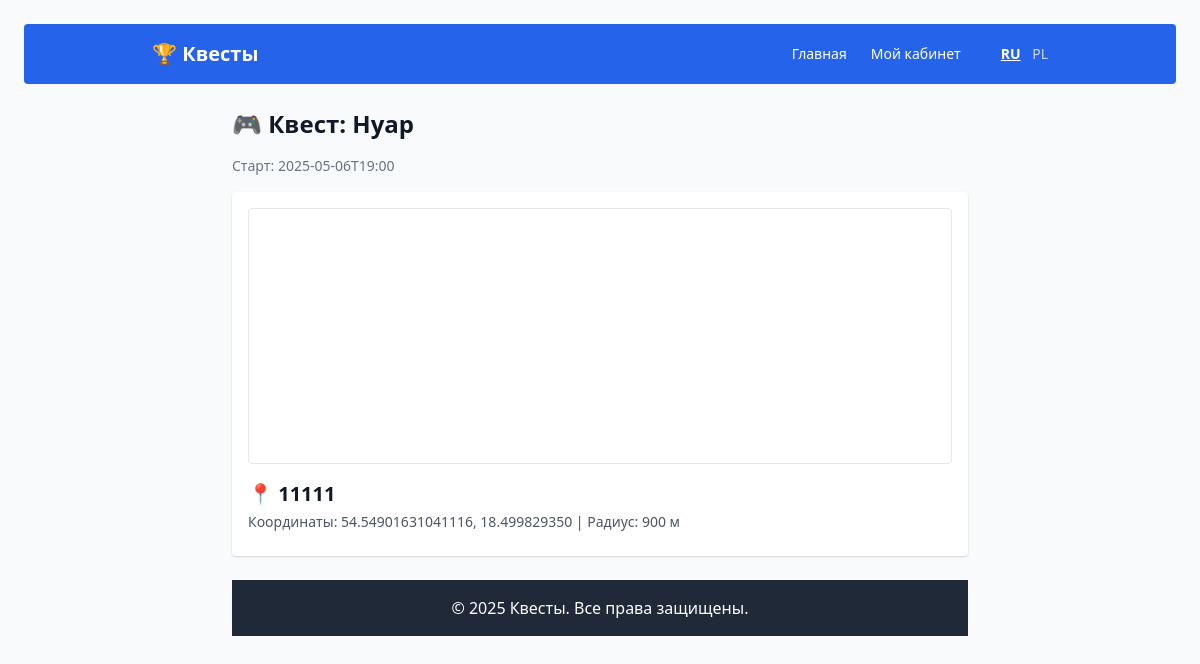
The page /game.php?game_id=1 (signed in) on the database its author committed.
### tables this page shows
CREATE TABLE games (
            id INTEGER PRIMARY KEY AUTOINCREMENT,
            name TEXT,
            slug TEXT,
            description TEXT,
            start_time TEXT,
            is_active INTEGER,
            cover_image TEXT,
            checkpoints TEXT
        );

### includes/functions.php (called while the page is built, shortened)
<?php
function getGame(PDO $db, int $gameId) {
    $stmt = $db->prepare("SELECT * FROM games WHERE id = ?");
    $stmt->execute([$gameId]);
    return $stmt->fetch();
}
function getTeamGame(PDO $db, int $teamId, int $gameId) {
    $stmt = $db->prepare("SELECT * FROM team_games WHERE team_id = ? AND game_id = ?");
    $stmt->execute([$teamId, $gameId]);
    return $stmt->fetch();
}

### game.php (the view, shortened to what this page needs)
<?php
require_once __DIR__ . '/db/db.php';
require_once __DIR__ . '/includes/functions.php';
$gameId = isset($_GET['game_id']) ? (int)$_GET['game_id'] : 0;
$game = getGame($db, $gameId);
$teamId = $_SESSION['team_id'] ?? null;
$teamGame = $teamId ? getTeamGame($db, $teamId, $gameId) : null;
$startTime = strtotime($game['start_time']);
$currentTime = time();
$timeDifference = $startTime - $currentTime;
$showGameDetails = $timeDifference <= 2 * 60 * 60;
$isPlaying = ($showGameDetails && $teamGame);
$checkpoints = json_decode($game['checkpoints'], true);
$currentStep = 0;
$step = null;
if ($isPlaying) {
    $progress = getProgress($db, $teamId, $gameId);
    foreach ($checkpoints as $i => $cp) {
        $key = "checkpoint_$i";
        $hasMain = !empty($progress[$key]['main_answer']);
        $hasExtras = true;
        $additional = $cp['additional_questions'] ?? [];
        foreach ($additional as $extraIndex => $extra) {
            if (empty($progress[$key]['extra_answers'][$extraIndex])) {
                $hasExtras = false;
                break;
            }
        }
        $stepComplete = $hasMain && $hasExtras;
        if (!$stepComplete) {
            $currentStep = $i;
            break;
        }
        $currentStep = $i + 1;
    }
    if ($currentStep < count($checkpoints)) {
        $step = $checkpoints[$currentStep];
    } else {
        $step = null;
    }
}
include('header.php');
?>
<div class="max-w-3xl mx-auto px-4">
    <h1 class="text-2xl font-bold mb-4">🎮 Квест: <?= htmlspecialchars($game['name']) ?></h1>
    <p class="text-sm text-gray-500 mb-4">Старт: <?= htmlspecialchars($game['start_time']) ?></p>
    <?php if (!$showGameDetails): ?>
        <p class="text-yellow-600 font-semibold mb-4">Информация о квесте будет доступна за 2 часа до начала!</p>
        <p id="timer" class="text-lg text-gray-800"></p>
    <?php elseif (!$teamGame): ?>
        <p class="text-yellow-600 font-semibold mb-4">Вы ещё не зарегистрированы на этот квест.</p>
    <?php elseif ($currentStep >= count($checkpoints)): ?>
        <div class="bg-green-100 text-green-800 p-4 rounded">
            <p class="text-lg font-semibold">Поздравляем! Вы завершили квест 🎉</p>
        </div>
    <?php else: ?>
        <div class="mb-6 bg-white p-4 rounded shadow <?= !$teamGame ? 'hidden' : '' ?>">
            <div id="map" class="w-full h-64 rounded mb-4 border"></div>
        <h2 class="text-xl font-bold mb-1">📍 <?= htmlspecialchars($step['title']) ?></h2>
        <p class="text-sm text-gray-600 mb-2">Координаты: <?= $step['lat'] ?>, <?= $step['lng'] ?> | Радиус: <?= $step['radius'] ?> м</p>
    </div>
    <?php endif; ?>
<?php include('footer.php'); ?>

### rows shown on the page
games: name "Нуар", start_time "2025-05-06T19:00", checkpoints "11111", checkpoints "54.54901631041116", checkpoints "18.499829350", checkpoints "900"

### other values the page prints
__('Квесты', 'Questy') "Квесты"
__('Главная', 'Strona główna') "Главная"
__('Мой кабинет', 'Moje konto') "Мой кабинет"
